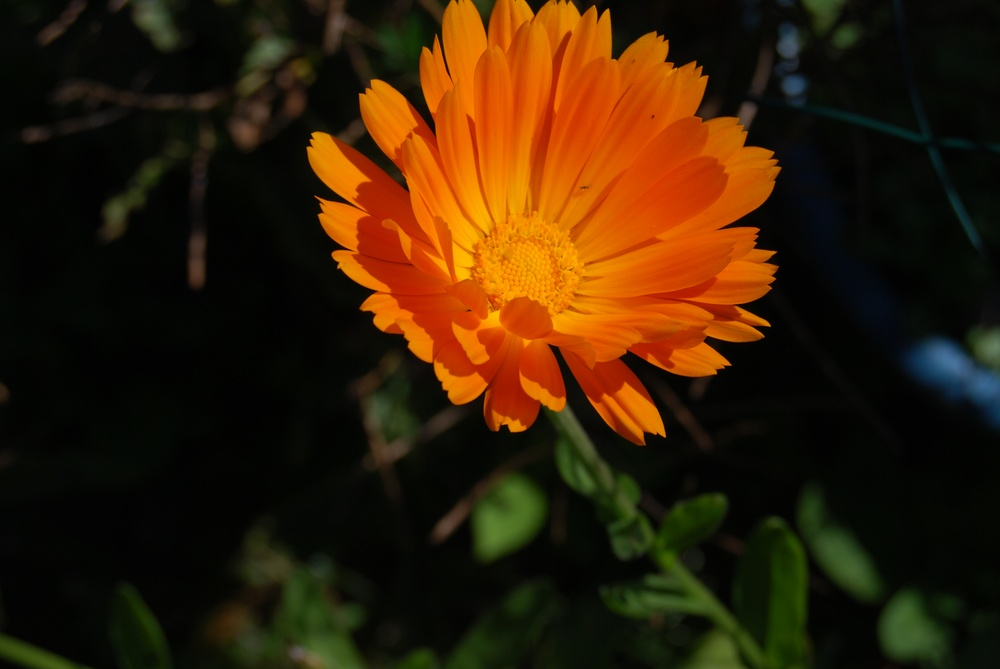
#> input picture Assignment 1/data/DSC_0055.JPG, 1000 x 669 px, shrunk from 3872 x 2592 before the run
$ jupyter execute Segmentation.ipynb   (shell and % lines are left out)
#> lines starting #> are read from the running program, lines starting #| are printed output that depends on the picture
Segmentation
=======

[cell 1]

import cv2
import numpy as np
from matplotlib import pyplot as plt

from skimage import data, segmentation, color
from skimage.future import graph

Original image
----------------

[cell 2]
img = plt.imread('data/DSC_0055.JPG')
#> img is the input picture: shape (669, 1000, 3); mean R, G, B 53.8, 31.2, 6.6
plt.imshow(img)
plt.axis('off')

Segmentation based on Mean shift
-----------------------------------

$$K_{h_s, h_r}(\mathbf{x}) = \frac{C}{{h^2_s} {h^p_r}}k(\|\frac{\mathbf{x}^s}{h_s}\|^2)k(\|\frac{\mathbf{x}^r}{h_r}\|^2)$$

[cell 3]
def convert_img_vec(img_rgb):
    vecs = []
    img_Luv = cv2.cvtColor(img, cv2.COLOR_RGB2Luv)

    for x in range(img_Luv.shape[0]):
        for y in range(img_Luv.shape[1]):
            vecs.append(np.append([x, y], img_Luv[x, y, :]))

    return vecs


def euclid_distance(x, xi):
    return np.sqrt(np.sum((x - xi)**2))


def neighbourhood_points(X, x_centroid, distance = 5):
    eligible_X = []
    for x in X:
        distance_between = euclid_distance(x, x_centroid)
        if distance_between <= distance:
            eligible_X.append(x)

    return eligible_X


def gaussian_kernel(distance, bandwidth):
    val = (1/(bandwidth*math.sqrt(2*math.pi))) * np.exp(-0.5*((distance / bandwidth))**2)
    return val

Segmentation based on Normalized Cut
----------------------------------------

[cell 4]
labels1 = segmentation.slic(img, compactness=30, n_segments=100)
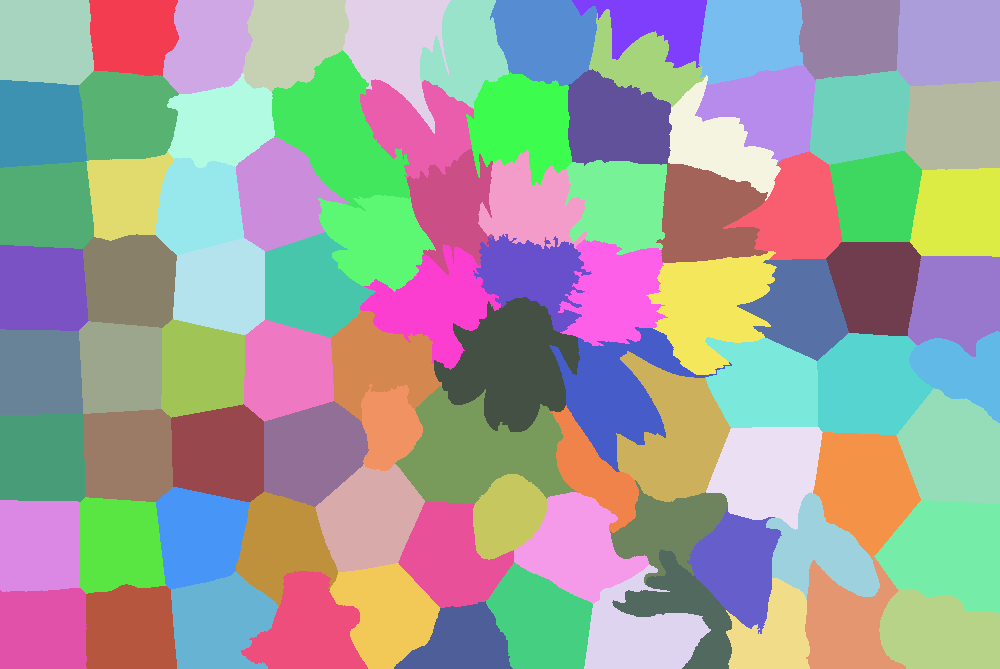
#> labels1: shape (669, 1000) int64; 91 distinct labels, from 1 to 91; one colour per label, 0 black
g = graph.rag_mean_color(img, labels1, mode='similarity')
labels2 = graph.cut_normalized(labels1, g)
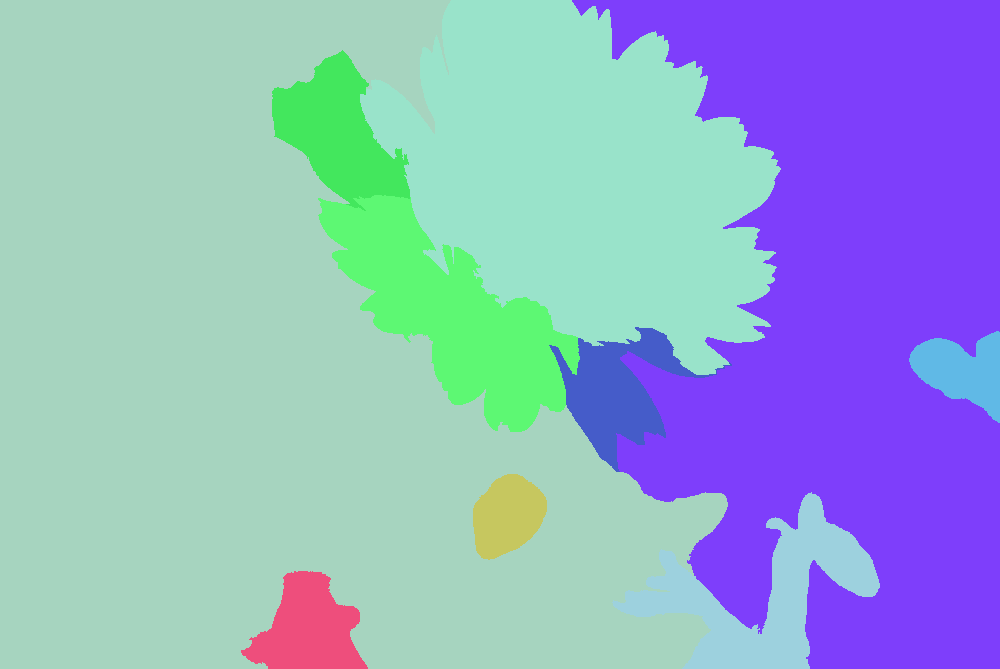
#> labels2: shape (669, 1000) int64; 10 distinct labels, from 1 to 86; one colour per label, 0 black
out = color.label2rgb(labels2, img, kind='avg')
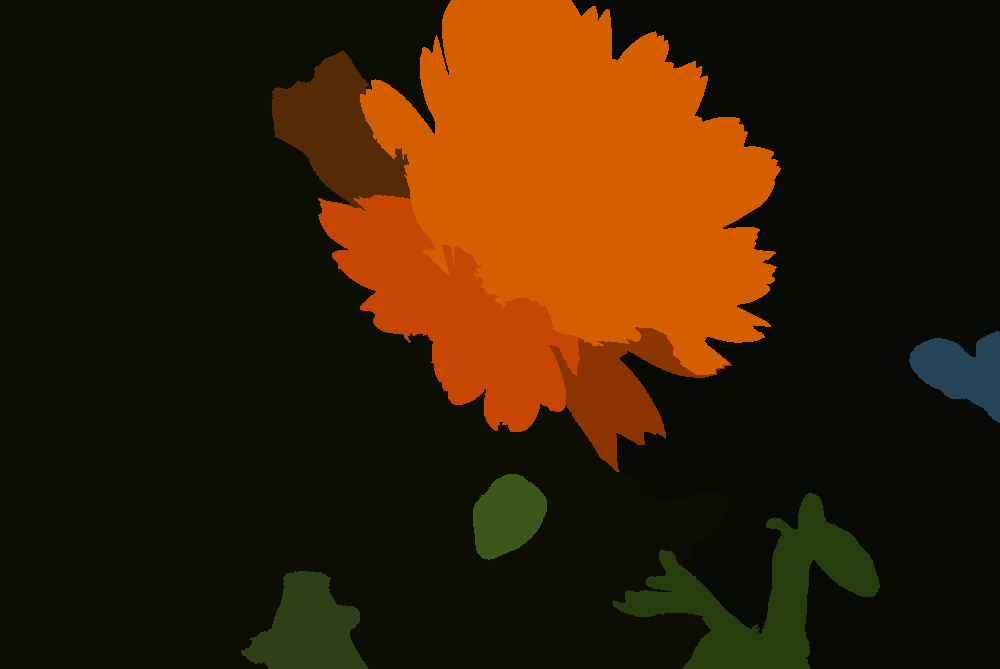
#> out: shape (669, 1000, 3); mean R, G, B 53.1, 30.7, 6.1

plt.imshow(out)

$ run again, with Assignment 1/data/DSC_0066.JPG copied over Assignment 1/data/DSC_0055.JPG
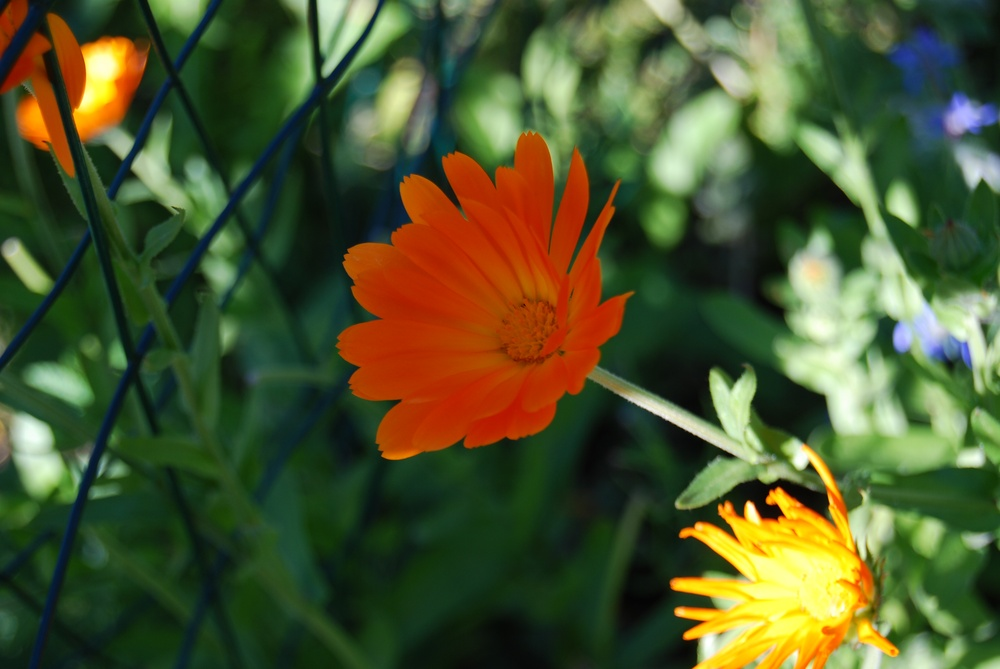
#> input picture Assignment 1/data/DSC_0066.JPG, 1000 x 669 px, shrunk from 3872 x 2592 before the run
#> img is the input picture: shape (669, 1000, 3); mean R, G, B 76.8, 86.1, 46.9
#> labels1: shape (669, 1000) int64; 87 distinct labels, from 1 to 87
#> `labels2 = graph.cut_normalized(labels1, g)`:
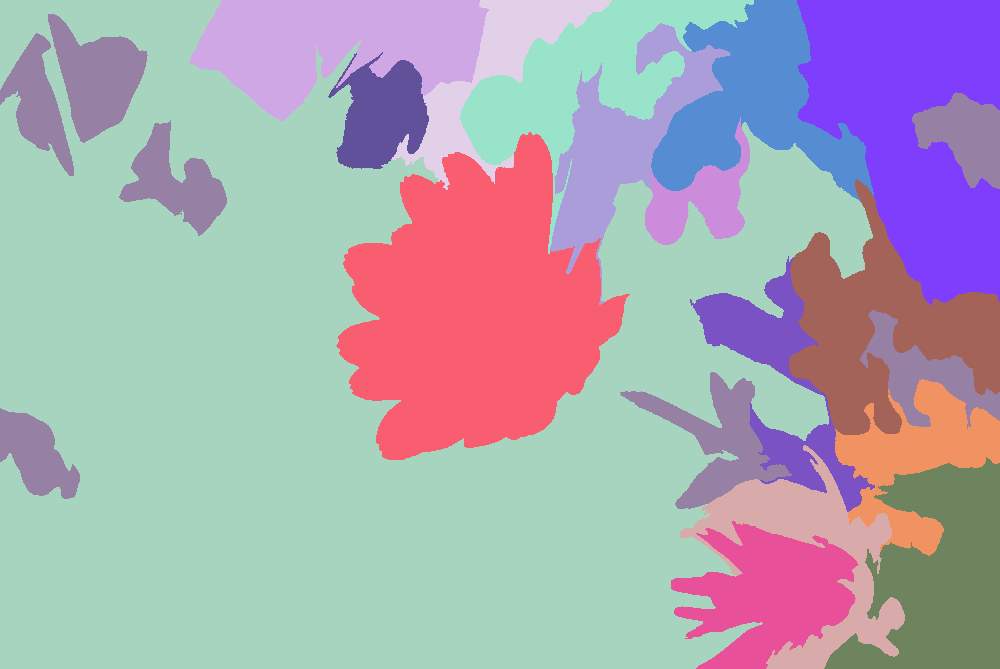
#> labels2: shape (669, 1000) int64; 17 distinct labels, from 1 to 78; one colour per label, 0 black
#> `out = color.label2rgb(labels2, img, kind='avg')`:
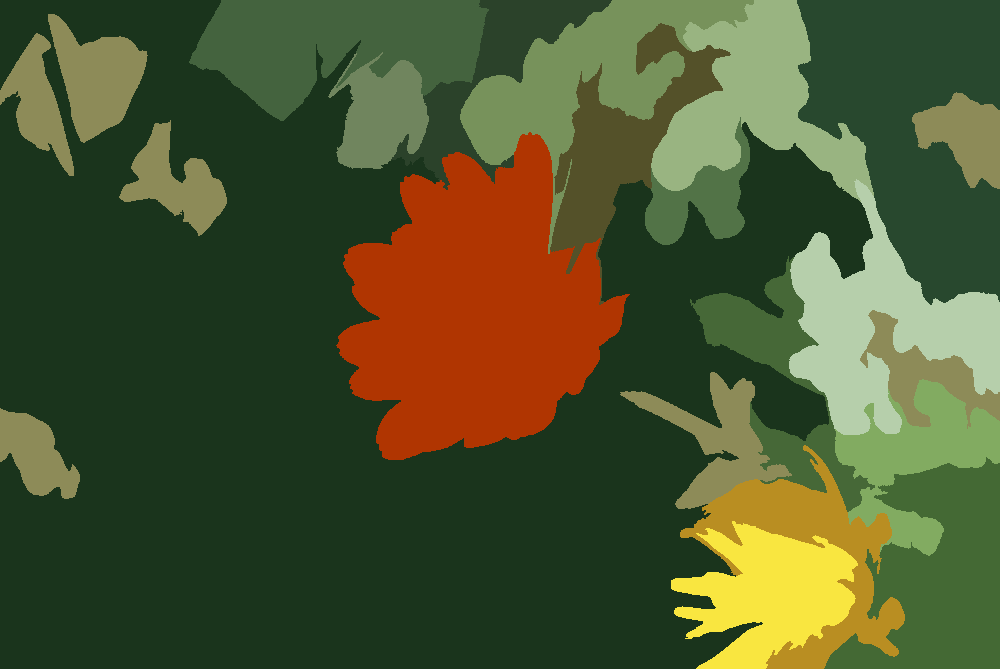
#> out: shape (669, 1000, 3); mean R, G, B 76.2, 85.5, 46.5

$ run again, with Assignment 1/data/DSC_0380.JPG copied over Assignment 1/data/DSC_0055.JPG
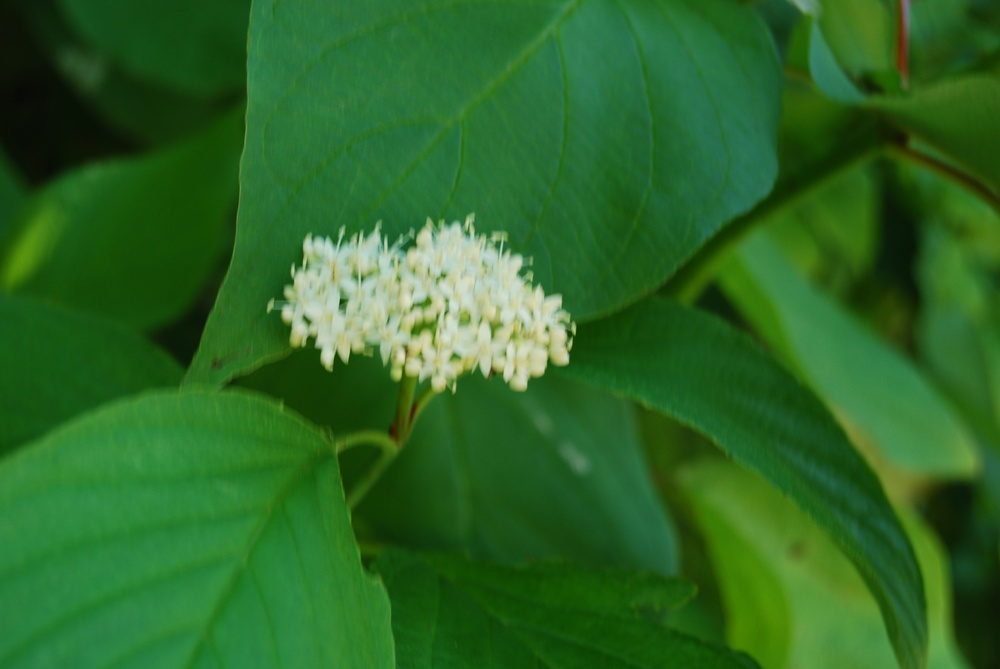
#> input picture Assignment 1/data/DSC_0380.JPG, 1000 x 669 px, shrunk from 3872 x 2592 before the run
#> img is the input picture: shape (669, 1000, 3); mean R, G, B 44, 103.1, 37.9
#> labels1: shape (669, 1000) int64; 95 distinct labels, from 1 to 95
#> `labels2 = graph.cut_normalized(labels1, g)`:
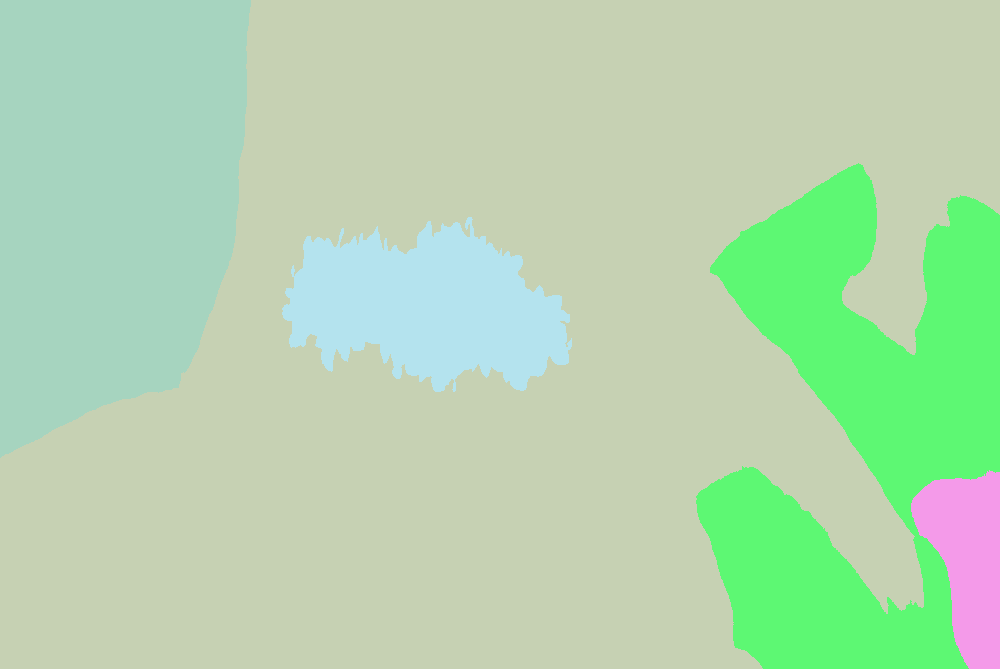
#> labels2: shape (669, 1000) int64; 5 distinct labels, from 1 to 73; one colour per label, 0 black
#> `out = color.label2rgb(labels2, img, kind='avg')`:
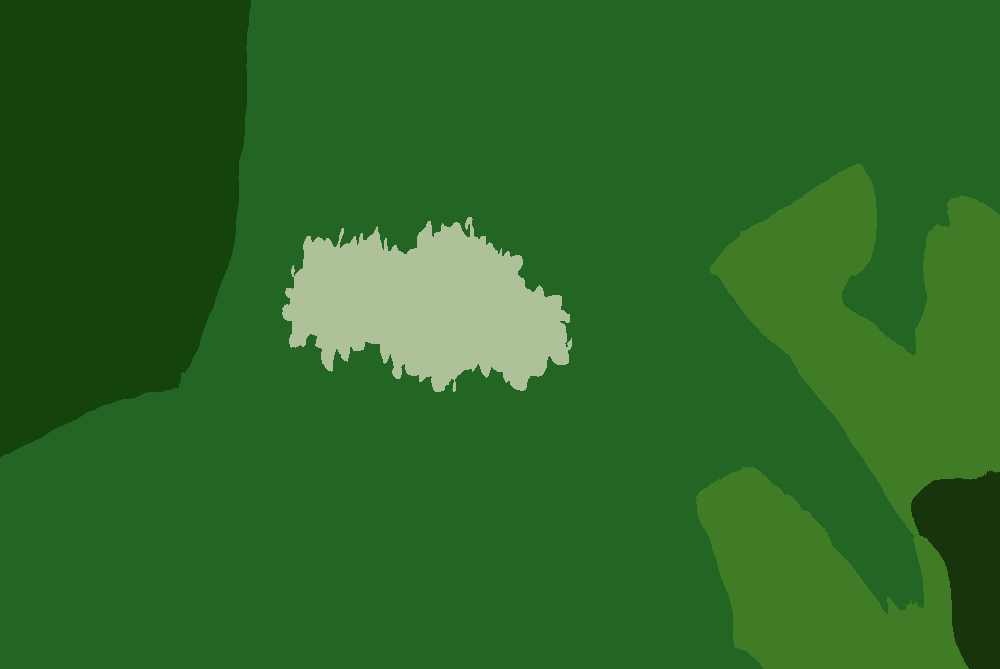
#> out: shape (669, 1000, 3); mean R, G, B 43.2, 102.8, 37.3
